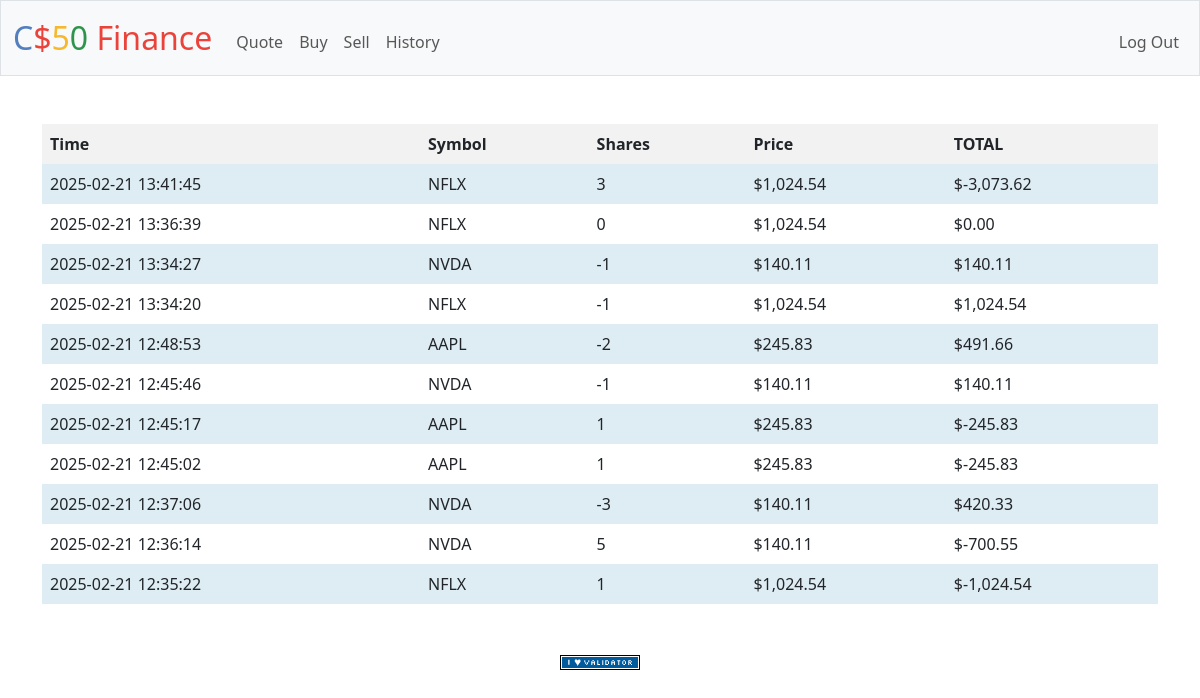
/history (signed in), run on an earlier commit of the app's database.
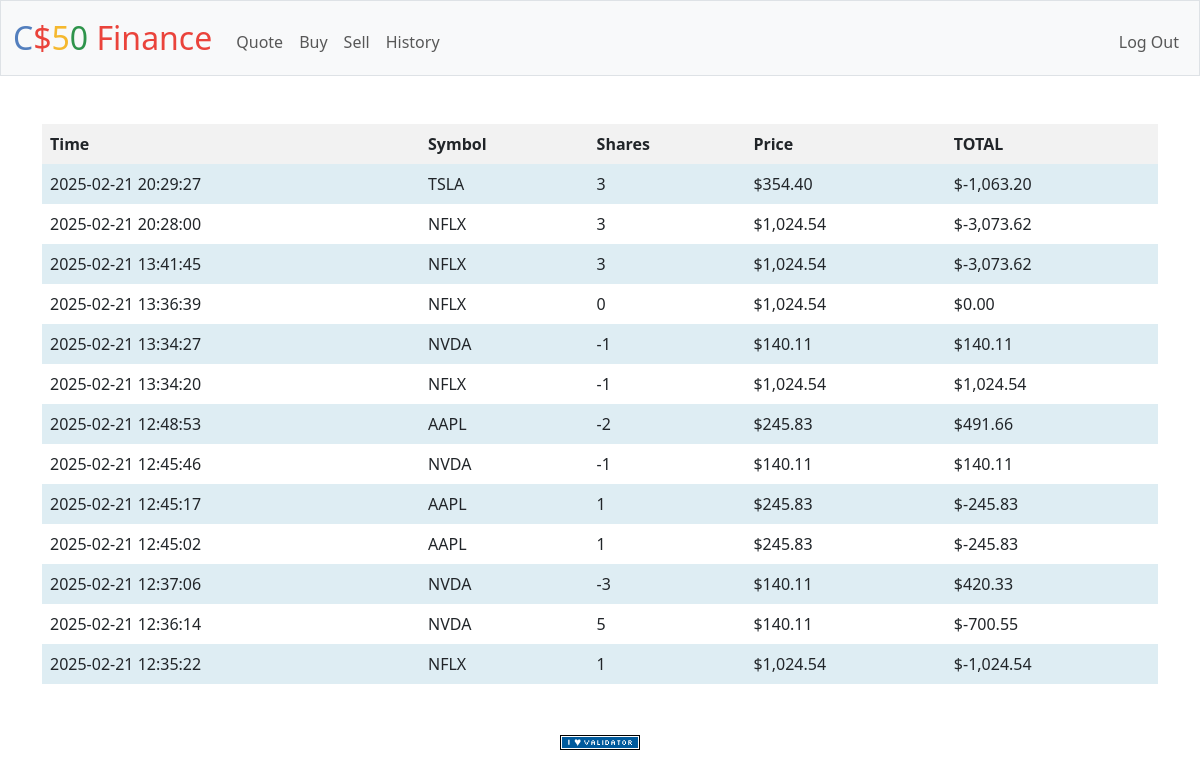
And on a later commit of the database.
### tables this page shows
CREATE TABLE "transactions"  ( 
    id INTEGER PRIMARY KEY AUTOINCREMENT,
    user_id INTEGER NOT NULL,
    symbol TEXT NOT NULL,
    shares INTEGER NOT NULL,
    price DECIMAL(10,2) NOT NULL,
    timestamp TEXT DEFAULT (datetime('now', 'localtime'))
, total DECIMAL(10,2) DEFAULT 0 NOT NULL);

### app.py (the view)
@app.route("/history")
@login_required
def history():
    rows = db.execute("SELECT * FROM transactions WHERE user_id = ? ORDER BY timestamp DESC", session["user_id"])
    return render_template("history.html", rows=rows, usd=usd)

### app.py (called while the page is built)
@app.after_request
def after_request(response):
    response.headers["Cache-Control"] = "no-cache, no-store, must-revalidate"
    response.headers["Expires"] = 0
    response.headers["Pragma"] = "no-cache"
    return response

### helpers.py (called while the page is built)
def login_required(f):
    @wraps(f)
    def decorated_function(*args, **kwargs):
        if session.get("user_id") is None:
            return redirect("/login")
        return f(*args, **kwargs)
    return decorated_function

def usd(value):
    return f"${value:,.2f}"

### templates/history.html (shortened to what this page needs)
{% extends "layout.html" %}
{% block main %}
    <table>
        <thead>
            <th>Time</th>
            <th>Symbol</th>
            <th>Shares</th>
            <th>Price</th>
            <th>TOTAL</th>
        </thead>
        <tbody>
            {% for row in rows %}
                <tr>
                    <td>{{ row.timestamp }}</td>
                    <td>{{ row.symbol }}</td>
                    <td>{{ row.shares }}</td>
                    <td>{{ usd(+row.price) }}</td>
                    <td>{{ usd(-row.total) }}</td>
                </tr>
            {% endfor %}
        </tbody>
    </table>
{% endblock %}

### templates/layout.html (shortened to what this page needs)
<!DOCTYPE html>
<html lang="en">
    <head>
        <link href="https://cdn.jsdelivr.net/npm/bootstrap@5.3.3/dist/css/bootstrap.min.css" rel="stylesheet">
        <link href="/static/styles.css" rel="stylesheet">
    </head>
    <body>
        <nav class="bg-light border navbar navbar-expand-md navbar-light">
            <div class="container-fluid">
                <a class="navbar-brand" href="/"><span class="blue">C</span><span class="red">$</span><span class="yellow">5</span><span class="green">0</span> <span class="red">Finance</span></a>
                <div class="collapse navbar-collapse" id="navbar">
                    {% if session["user_id"] %}
                        <ul class="navbar-nav me-auto mt-2">
                            <li class="nav-item"><a class="nav-link" href="/quote">Quote</a></li>
                            <li class="nav-item"><a class="nav-link" href="/buy">Buy</a></li>
                            <li class="nav-item"><a class="nav-link" href="/sell">Sell</a></li>
                            <li class="nav-item"><a class="nav-link" href="/history">History</a></li>
                        </ul>
                        <ul class="navbar-nav ms-auto mt-2">
                            <li class="nav-item"><a class="nav-link" href="/logout">Log Out</a></li>
                        </ul>
                    {% else %}
                        <ul class="navbar-nav ms-auto mt-2">
                            <li class="nav-item"><a class="nav-link" href="/register">Register</a></li>
                            <li class="nav-item"><a class="nav-link" href="/login">Log In</a></li>
                        </ul>
                    {% endif %}
                </div>
            </div>
        </nav>
        <main class="container py-5 text-center">
            {% block main %}{% endblock %}
        </main>
        <footer class="mb-5">
            <form action="https://validator.w3.org/check" class="text-center" enctype="multipart/form-data" method="post" target="_blank">
                <input alt="Validate" src="/static/I_heart_validator.png" type="image">
            </form>
        </footer>
    </body>
</html>

### static/styles.css (style rules this page uses)
nav .navbar-brand { font-size: xx-large; }
nav .navbar-brand .blue { color: #537fbe; }
nav .navbar-brand .red { color: #ea433b; }
nav .navbar-brand .yellow { color: #f5b82e; }
nav .navbar-brand .green { color: #2e944b; }
table { width: 100%; border-collapse: collapse; }
tbody tr:nth-child(odd) { background-color: #deedf3; }
tbody tr:nth-child(even) { background-color: white; }
th, td { padding: 8px; text-align: left; }
th { background-color: #f2f2f2; }

What changed in the data, as far as the page shows it:
added transactions: timestamp "2025-02-21 20:29:27", symbol "TSLA", shares "3", price "$354.40", total "$-1,063.20"
added transactions: timestamp "2025-02-21 20:28:00", symbol "NFLX", shares "3", price "$1,024.54", total "$-3,073.62"
